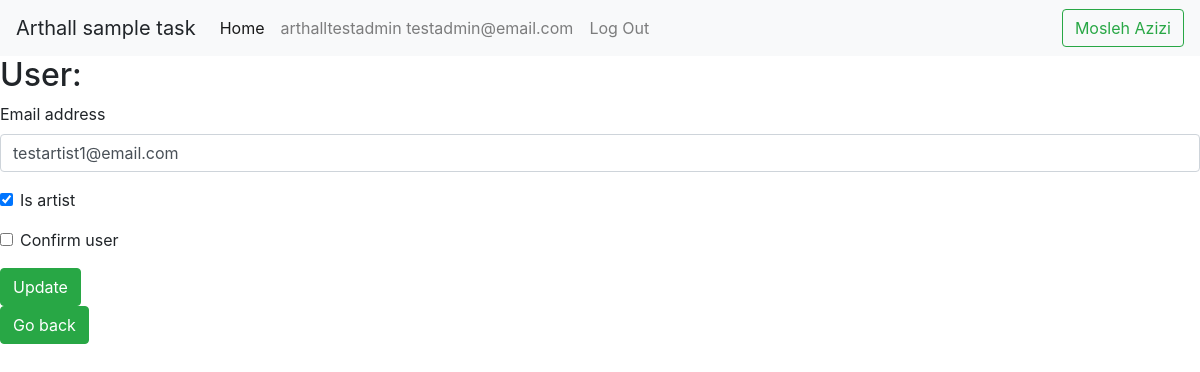
The app's page /user-update/3/update/ (signed in), older data.
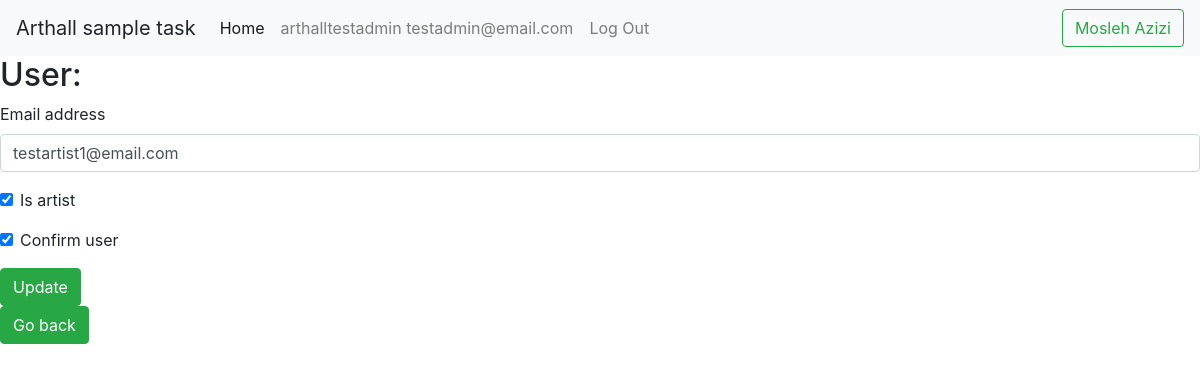
The same page, newer data.
### accounts/models.py (models this page shows, shortened)
class CustomUser(AbstractUser):
    phone_number = PhoneNumberField()
    is_artist = models.BooleanField(default=True)
    confirm_user = models.BooleanField(default=False)

### pages/views.py (the view, shortened to what this page needs)
# urls.py: path('user-update/<int:pk>/update/', UserUpdateView.as_view(), name='user_update'), # url for page that admin has access to update each artist and change their confirmation status.
class UserUpdateView(LoginRequiredMixin, UpdateView):
    model = CustomUser
    template_name = 'pages/user_update.html'
    fields = ('email', 'is_artist', 'confirm_user',) # Admin change 'confirm_user' field and check it for each artist that register to website.
    def dispatch(self, request: HttpRequest, *args: Any, **kwargs: Any):
        if request.user.is_anonymous:
            return HttpResponseForbidden()
        elif request.user.is_authenticated:
            if (request.user.is_artist and request.user.confirm_user) or (request.user.is_artist and not request.user.confirm_user):
                return HttpResponseForbidden()
        return super().dispatch(request, *args, **kwargs)

### templates/pages/user_update.html (shortened to what this page needs)
{% extends '_base.html' %}
{% load crispy_forms_tags %}
    {% block content %}
        <h2>User:</h2>
        <form method="post">
            {{ form|crispy }}
            <input type="submit" class="btn btn-success" value="Update"></br>
        </form>
        <a href="{{request.META.HTTP_REFERER}}" class='btn btn-success'>Go back</a>
    {% endblock content %}

Row changes from the older to the newer data that the page shows:
changed CustomUser "testartist1@email.com": confirm_user "☐" → "☑"
